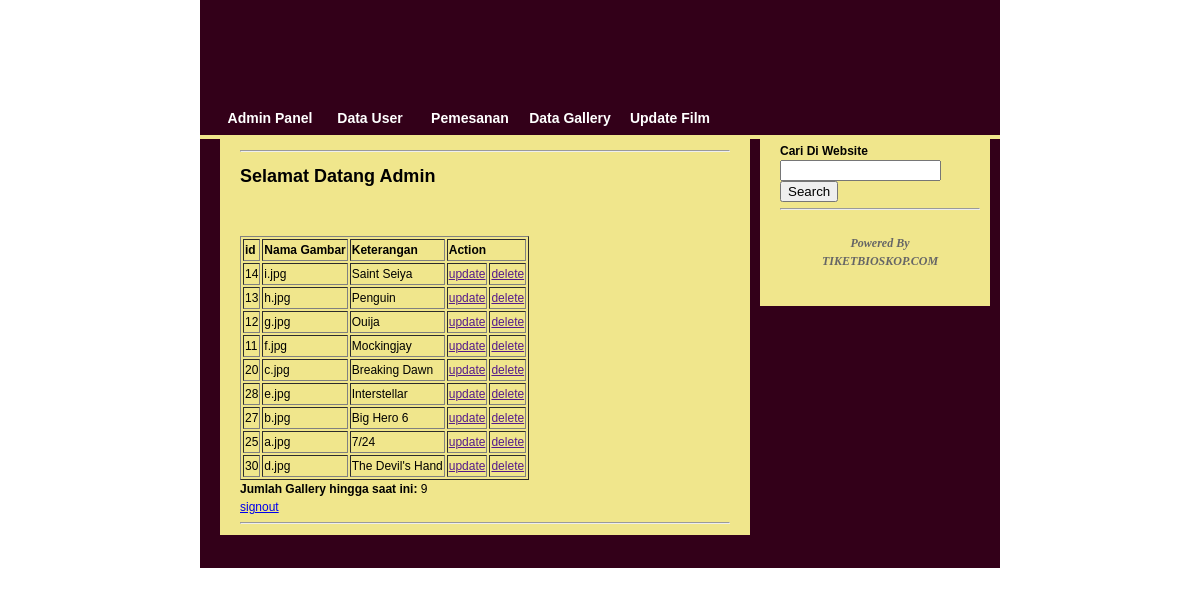
Screenshot of /dataGallery.php with the database file from the repository.
### tables this page shows
CREATE TABLE IF NOT EXISTS `tools_gallery` (
  `id_gallery` int(3) NOT NULL AUTO_INCREMENT,
  `gambar` varchar(100) NOT NULL,
  `tanggal` date NOT NULL,
  `keterangan` text NOT NULL,
  `link` text NOT NULL,
  PRIMARY KEY (`id_gallery`)
);

### dataGallery.php (the view, shortened to what this page needs)
<!DOCTYPE html PUBLIC "-//W3C//DTD XHTML 1.0 Transitional//EN" "http://www.w3.org/TR/xhtml1/DTD/xhtml1-transitional.dtd">
<html xmlns="http://www.w3.org/1999/xhtml">
<head>
<link href="gaya.css" rel="stylesheet" type="text/css" />
</head>
<body>
<?php
$link = @mysql_connect("localhost", "root", "");
$result2 = mysql_query("SELECT * FROM tools_gallery", $link);
$num_rows2 = mysql_num_rows($result2);
?>
<div id="wrapper">
<div id="header"></div>
<div id="menu">
    <ul>
      <li><a href="admin.php">Admin Panel</a></li>
      <li><a href="dataUser.php">Data User</a></li>
      <li><a href="dataPemesanan.php">Pemesanan</a></li>
	  <li><a href="dataGallery.php">Data Gallery</a></li>
	<li><a href="film.php">Update Film</a></li>
    </ul>
  </div>
<div id="bawahnav"></div>
<div id="leftcontent">
<div id="teks"><hr/>
		<strong><h2>Selamat Datang Admin</h2></strong><br/>
		<br/>
		<table border = "1">
			<tr>
				<th>id</th>
				<th>Nama Gambar</th>
				<th>Keterangan</th>
				<th colspan = "2">Action</th>
			</tr>
			<?php
				while($row = mysql_fetch_assoc($result2)){
					echo"<tr><td>";
					echo $row["id_gallery"]."</td><td>";
					echo $row["gambar"]."</td><td>";
					echo $row["keterangan"]."</td><td>";
					echo "<a href=>update</a></td><td>";
					echo "<a href=>delete</a></td>";
					echo "</tr>";
				}
			?>
		</table>
		<b>Jumlah Gallery hingga saat ini:</b> <?php echo $num_rows2; ?><br/>
		<a href="indexs.php">signout</a>
	  <hr/>
</div>
</div>
<div id="rightcontent"><strong>Cari Di Website </strong><br/>
	  <form id="searchthis" action="http://www.google.com/search" style="display:inline;" method="get">
	  <input id="b-query" maxlength="255" name="q" size="17" type="text"/>
	  <input id="b-searchbtn" value="Search" type="submit"/>
	  </form>
	  <hr/>
	  <center><br/>
	  <i><font color="#666666" face="verdana"><strong>Powered By <br/>TIKETBIOSKOP.COM</strong></font></i></center>
	  <br/><br/>
</div>
<div id="footer"></div>
</div>
</body>
</html>

### gaya.css (style rules this page uses)
body { font-family: Arial, Helvetica, sans-serif; font-size: 12px; color: #000000; line-height: 18px; background-image: url(images/back.jpg); margin: 0px; }
#wrapper { background-color:#330019; width: 800px; margin-right: auto; margin-left: auto; }
#wrapper #header { background-image: url(images/logo.png); height: 100px; width: 800px; }
#wrapper #menu { height: 35px; margin: 0 auto; width: 800x; padding-left: 20px; background-color:#330019; }
#wrapper #menu ul { margin: 0; padding: 0; list-style: none; line-height: normal; }
#wrapper #menu li { float: left; }
#wrapper #menu a { display: block; float: left; height: 29px; width: 100px; text-decoration: none; font-size: 14px; padding-top: 10px; font-weight: bold; color: #ffffff; text-align: center; }
#wrapper #bawahnav { background-color:khaki; height: 4px; width: 800px; }
#wrapper #leftcontent { float: left; width: 530px; padding-right: 10px; padding-left: 20px; padding-bottom: 5px; }
#wrapper #leftcontent #teks { color: #000000; font-size: 12px; padding-left: 20px; padding-right: 20px; padding-bottom:5px; padding-top: 5px; text-decoration: none; background: khaki; text-align: justify; }
#wrapper #rightcontent { background-color:khaki; float: left; width: 200px; padding-right: 10px; padding-left: 20px; padding-top:3px; }
#wrapper #footer { padding-top:3px; font-size: 15px; color: #00CCFF; font-weight: bold; text-align: center; height: 25px; width: 800px; }

### rows the page displays
tools_gallery: id_gallery "14", gambar "i.jpg", keterangan "Saint Seiya"
tools_gallery: id_gallery "13", gambar "h.jpg", keterangan "Penguin"
tools_gallery: id_gallery "12", gambar "g.jpg", keterangan "Ouija"
tools_gallery: id_gallery "11", gambar "f.jpg", keterangan "Mockingjay"
tools_gallery: id_gallery "20", gambar "c.jpg", keterangan "Breaking Dawn"
tools_gallery: id_gallery "28", gambar "e.jpg", keterangan "Interstellar"
tools_gallery: id_gallery "27", gambar "b.jpg", keterangan "Big Hero 6"
tools_gallery: id_gallery "25", gambar "a.jpg", keterangan "7/24"
tools_gallery: id_gallery "30", gambar "d.jpg", keterangan "The Devil's Hand"

### other values shown
$num_rows2 "9"
